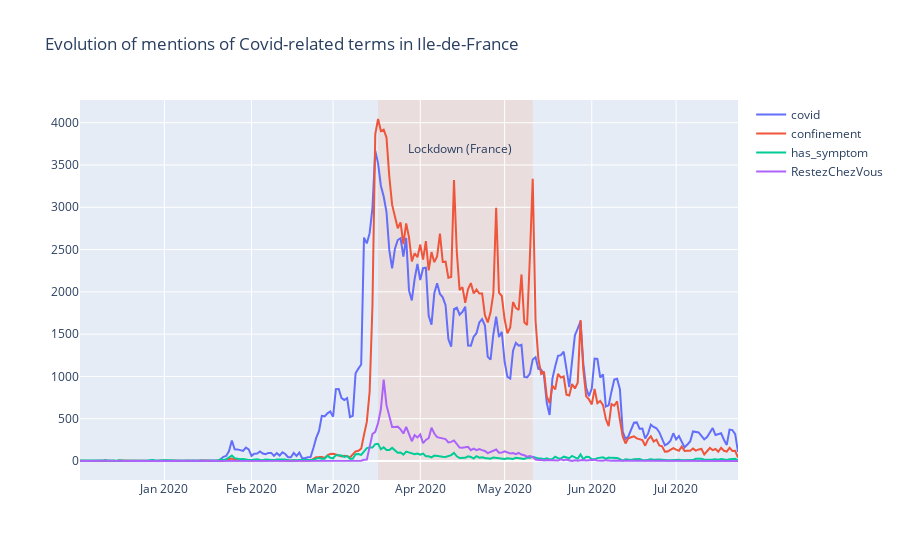

Here is the notebook cell this chart was saved with:
### Markdown cell above
## Evolution of tweets related to COVID and symptoms

### Code cell
def plot_covid_evolution() :
    traces=[]
    df = tweets_covid_related
    for value in ['covid','confinement','has_symptom','RestezChezVous']:
        traces.append(go.Scatter(x = df['day'], 
                                 y = df[value].values,
                                mode = 'lines',
                                name = value))
    
    layout = go.Layout(title="Evolution of mentions of Covid-related terms in Ile-de-France")
    fig = go.Figure(traces, layout)
    
    fig.add_shape(dict(type="rect",
                       yref='paper',
                       x0='2020-03-17',
                       y0=0,
                       x1='2020-05-11',
                       y1=1,
                       fillcolor="LightSalmon",
                       opacity=0.2,
                       layer='below',
                       line_width=0))
    
    fig.update_layout(annotations=[dict(
        x='2020-04-15',
        y=0.9,
        yref="paper",
        text="Lockdown (France)", showarrow=False)])
    
    py.iplot(fig)
plot_covid_evolution()

### Figure 1 — Plotly figure (JSON) as saved in the notebook; plotly's stock layout.template omitted (floating-point values rounded to 4 significant figures; data arrays with more than 128 entries replaced by an {"elided": "..."} marker saying what was removed)
{"data": [{"mode": "lines", "name": "covid", "type": "scatter", "x": {"elided": "235 str values"}, "y": {"elided": "235 int values"}}, {"mode": "lines", "name": "confinement", "type": "scatter", "x": {"elided": "235 str values"}, "y": {"elided": "235 int values"}}, {"mode": "lines", "name": "has_symptom", "type": "scatter", "x": {"elided": "235 str values"}, "y": {"elided": "235 int values"}}, {"mode": "lines", "name": "RestezChezVous", "type": "scatter", "x": {"elided": "235 str values"}, "y": {"elided": "235 int values"}}], "layout": {"annotations": [{"showarrow": false, "text": "Lockdown (France)", "x": "2020-04-15", "y": 0.9, "yref": "paper"}], "shapes": [{"fillcolor": "LightSalmon", "layer": "below", "line": {"width": 0}, "opacity": 0.2, "type": "rect", "x0": "2020-03-17", "x1": "2020-05-11", "y0": 0, "y1": 1, "yref": "paper"}], "title": {"text": "Evolution of mentions of Covid-related terms in Ile-de-France"}}}
